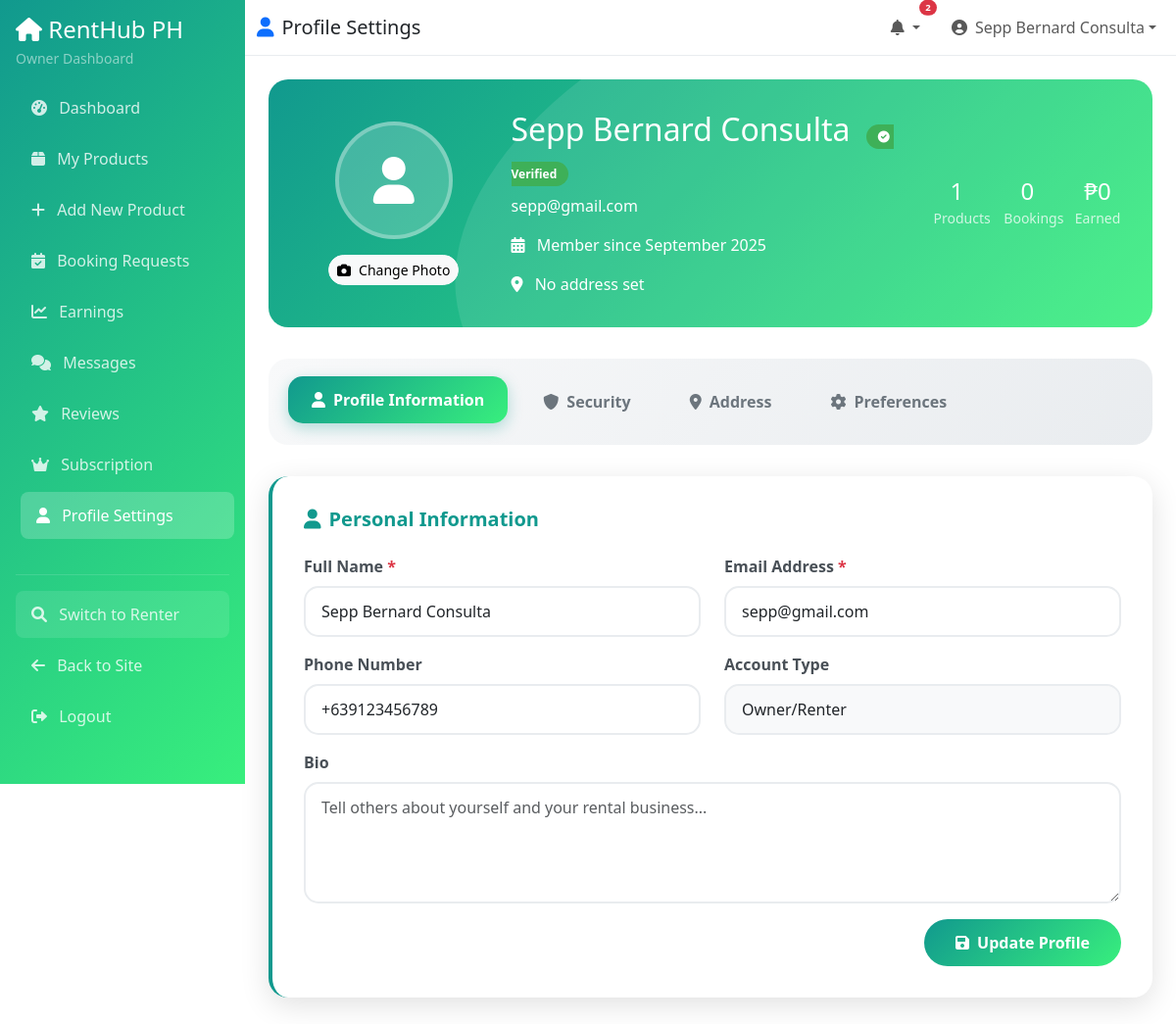
The app's page /owner/profile.php (signed in) with its own data.
### tables this page shows
CREATE TABLE `user_accounts` (
  `UserID` int(11) NOT NULL,
  `User_Name` varchar(255) NOT NULL,
  `User_Email` varchar(255) NOT NULL,
  `User_Password` varchar(255) NOT NULL,
  `User_Phone` varchar(20) DEFAULT NULL,
  `User_Role` int(11) DEFAULT NULL,
  `User_CreatedAt` timestamp NOT NULL DEFAULT current_timestamp(),
  `User_UpdatedAt` timestamp NOT NULL DEFAULT current_timestamp() ON UPDATE current_timestamp(),
  `User_Photo` varchar(255) DEFAULT NULL,
  `User_IsVerified` tinyint(1) DEFAULT 0,
  `User_Status` varchar(50) DEFAULT 'Active',
  `User_Birthdate` date DEFAULT NULL,
  `User_Gender` varchar(20) DEFAULT NULL,
  `User_Bio` text DEFAULT NULL
);

### owner/profile.php (the view, shortened to what this page needs)
<?php
$database = new Database();
$conn = $database->getConnection();
$user_id = $_SESSION['user_id'];
$query = "SELECT * FROM user_accounts WHERE UserID = ?";
$stmt = $conn->prepare($query);
$stmt->bindParam(1, $user_id);
$stmt->execute();
$user_profile = $stmt->fetch(PDO::FETCH_ASSOC);
$query = "SELECT * FROM user_addresses WHERE UserID = ? ORDER BY UA_IsDefault DESC, AddressID DESC LIMIT 1";
$stmt = $conn->prepare($query);
$stmt->bindParam(1, $user_id);
$stmt->execute();
$user_address = $stmt->fetch(PDO::FETCH_ASSOC);
$stats = [];
$query = "SELECT COUNT(*) as total FROM products WHERE OwnerID = ? AND Prod_Status = 'Active'";
$stmt = $conn->prepare($query);
$stmt->bindParam(1, $user_id);
$stmt->execute();
$stats['total_products'] = $stmt->fetch(PDO::FETCH_ASSOC)['total'];
$query = "SELECT COUNT(*) as total FROM bookings b JOIN products p ON b.ProductID = p.ProductID WHERE p.OwnerID = ?";
$stmt = $conn->prepare($query);
$stmt->bindParam(1, $user_id);
$stmt->execute();
$stats['total_bookings'] = $stmt->fetch(PDO::FETCH_ASSOC)['total'];
$query = "SELECT SUM(b.Book_TotalAmount) as total FROM bookings b JOIN products p ON b.ProductID = p.ProductID WHERE p.OwnerID = ? AND b.Book_Status = 'Completed'";
$stmt = $conn->prepare($query);
$stmt->bindParam(1, $user_id);
$stmt->execute();
$stats['total_earnings'] = $stmt->fetch(PDO::FETCH_ASSOC)['total'] ?? 0;
$stats['member_since'] = date('F Y', strtotime($user_profile['User_CreatedAt']));
?>
<!DOCTYPE html>
<html lang="en">
<head>
    <link href="https://cdn.jsdelivr.net/npm/bootstrap@5.3.0/dist/css/bootstrap.min.css" rel="stylesheet">
    <link href="https://cdnjs.cloudflare.com/ajax/libs/font-awesome/6.0.0/css/all.min.css" rel="stylesheet">
</head>
<body>
    <nav class="sidebar">
        <div class="p-3">
            <h4 class="text-white mb-1">
                <i class="fas fa-home"></i> RentHub PH
            </h4>
            <p class="text-white-50 small mb-0">Owner Dashboard</p>
        </div>
        <div class="px-3 pb-3">
            <ul class="nav flex-column">
                <li class="nav-item">
                    <a class="nav-link" href="dashboard.php">
                        <i class="fas fa-tachometer-alt me-2"></i> Dashboard
                    </a>
                </li>
                <li class="nav-item">
                    <a class="nav-link" href="products.php">
                        <i class="fas fa-box me-2"></i> My Products
                    </a>
                </li>
                <li class="nav-item">
                    <a class="nav-link" href="add-product.php">
                        <i class="fas fa-plus me-2"></i> Add New Product
                    </a>
                </li>
                <li class="nav-item">
                    <a class="nav-link" href="bookings.php">
                        <i class="fas fa-calendar-check me-2"></i> Booking Requests
                    </a>
                </li>
                <li class="nav-item">
                    <a class="nav-link" href="earnings.php">
                        <i class="fas fa-chart-line me-2"></i> Earnings
                    </a>
                </li>
                <li class="nav-item">
                    <a class="nav-link" href="messages.php">
                        <i class="fas fa-comments me-2"></i> Messages
                    </a>
                </li>
                <li class="nav-item">
                    <a class="nav-link" href="reviews.php">
                        <i class="fas fa-star me-2"></i> Reviews
                    </a>
                </li>
                <li class="nav-item">
                    <a class="nav-link" href="subscription.php">
                        <i class="fas fa-crown me-2"></i> Subscription
                    </a>
                </li>
                <li class="nav-item">
                    <a class="nav-link active" href="profile.php">
                        <i class="fas fa-user me-2"></i> Profile Settings
                    </a>
                </li>
                <li class="nav-item mt-3">
                    <hr class="text-white-50">
                </li>
                <li class="nav-item">
                    <a class="nav-link" href="../renter/dashboard.php" style="background-color: rgba(255,255,255,0.1);">
                        <i class="fas fa-search me-2"></i> Switch to Renter
                    </a>
                </li>
                <li class="nav-item">
                    <a class="nav-link" href="../index.php">
                        <i class="fas fa-arrow-left me-2"></i> Back to Site
                    </a>
                </li>
                <li class="nav-item">
                    <a class="nav-link" href="../logout.php">
                        <i class="fas fa-sign-out-alt me-2"></i> Logout
                    </a>
                </li>
            </ul>
        </div>
    </nav>
    <div class="main-content">
        <nav class="navbar navbar-expand-lg navbar-light sticky-top">
            <div class="container-fluid">
                <div class="d-flex align-items-center">
                    <h5 class="mb-0">
                        <i class="fas fa-user text-primary me-2"></i>Profile Settings
                    </h5>
                </div>
                <div class="navbar-nav ms-auto d-flex flex-row">
                    <div class="nav-item dropdown me-3">
                        <a class="nav-link dropdown-toggle position-relative" href="#" role="button" data-bs-toggle="dropdown">
                            <i class="fas fa-bell"></i>
                            <span class="position-absolute top-0 start-100 translate-middle badge rounded-pill bg-danger" style="font-size: 0.6rem;">
                                2
                            </span>
                        </a>
                    </div>
                    <div class="nav-item dropdown">
                        <a class="nav-link dropdown-toggle d-flex align-items-center" href="#" role="button" data-bs-toggle="dropdown">
                            <i class="fas fa-user-circle me-2"></i> <?php echo $_SESSION['user_name']; ?>
                        </a>
                    </div>
                </div>
            </div>
        </nav>
        <div class="container-fluid p-4">
            <div class="profile-header">
                <div class="row align-items-center">
                    <div class="col-md-3 text-center">
                        <div class="profile-avatar mx-auto">
                            <i class="fas fa-user"></i>
                        </div>
                        <button class="btn btn-light btn-sm" style="border-radius: 20px;">
                            <i class="fas fa-camera me-2"></i>Change Photo
                        </button>
                    </div>
                    <div class="col-md-6">
                        <h2 class="mb-2"><?php echo htmlspecialchars($user_profile['User_Name']); ?>
                            <span class="verification-badge">
                                <i class="fas fa-check-circle me-1"></i>Verified
                            </span>
                        </h2>
                        <p class="mb-3 opacity-90"><?php echo htmlspecialchars($user_profile['User_Email']); ?></p>
                        <div class="d-flex flex-wrap gap-3">
                            <div>
                                <i class="fas fa-calendar-alt me-2"></i>
                                <span>Member since <?php echo $stats['member_since']; ?></span>
                            </div>
                            <div>
                                <i class="fas fa-map-marker-alt me-2"></i>
                                <span><?php echo $user_address ? htmlspecialchars($user_address['UA_City'] . ', ' . $user_address['UA_Province']) : 'No address set'; ?></span>
                            </div>
                        </div>
                    </div>
                    <div class="col-md-3">
                        <div class="row">
                            <div class="col-4 text-center">
                                <h4 class="mb-0"><?php echo $stats['total_products']; ?></h4>
                                <small class="opacity-75">Products</small>
                            </div>
                            <div class="col-4 text-center">
                                <h4 class="mb-0"><?php echo $stats['total_bookings']; ?></h4>
                                <small class="opacity-75">Bookings</small>
                            </div>
                            <div class="col-4 text-center">
                                <h4 class="mb-0">₱<?php echo number_format($stats['total_earnings'], 0); ?></h4>
                                <small class="opacity-75">Earned</small>
                            </div>
                        </div>
                    </div>
                </div>
            </div>
            <div class="profile-tabs">
                <button class="tab-btn active" onclick="showTab('profile')" id="profileTab">
                    <i class="fas fa-user me-2"></i>Profile Information
                </button>
                <button class="tab-btn" onclick="showTab('security')" id="securityTab">
                    <i class="fas fa-shield-alt me-2"></i>Security
                </button>
                <button class="tab-btn" onclick="showTab('address')" id="addressTab">
                    <i class="fas fa-map-marker-alt me-2"></i>Address
                </button>
                <button class="tab-btn" onclick="showTab('preferences')" id="preferencesTab">
                    <i class="fas fa-cog me-2"></i>Preferences
                </button>
            </div>
            <div id="profileContent" class="tab-content">
                <div class="form-section">
                    <h5><i class="fas fa-user me-2"></i>Personal Information</h5>
                    <form method="POST">
                        <div class="row">
                            <div class="col-md-6 mb-3">
                                <label for="user_name" class="form-label">
                                    Full Name <span class="text-danger">*</span>
                                </label>
                                <input type="text" class="form-control" id="user_name" name="user_name"
                                       value="<?php echo htmlspecialchars($user_profile['User_Name']); ?>" required>
                            </div>
                            <div class="col-md-6 mb-3">
                                <label for="user_email" class="form-label">
                                    Email Address <span class="text-danger">*</span>
                                </label>
                                <input type="email" class="form-control" id="user_email" name="user_email"
                                       value="<?php echo htmlspecialchars($user_profile['User_Email']); ?>" required>
                            </div>
                        </div>
                        <div class="row">
                            <div class="col-md-6 mb-3">
                                <label for="user_phone" class="form-label">Phone Number</label>
                                <input type="tel" class="form-control" id="user_phone" name="user_phone"
                                       value="<?php echo htmlspecialchars($user_profile['User_Phone'] ?? ''); ?>"
                                       placeholder="+63 9XX XXX XXXX">
                            </div>
                            <div class="col-md-6 mb-3">
                                <label for="user_role" class="form-label">Account Type</label>
                                <input type="text" class="form-control" value="Owner/Renter" readonly style="background-color: #f8f9fa;">
                            </div>
                        </div>
                        <div class="mb-3">
                            <label for="user_bio" class="form-label">Bio</label>
                            <textarea class="form-control" id="user_bio" name="user_bio" rows="4"
                                      placeholder="Tell others about yourself and your rental business..."><?php echo htmlspecialchars($user_profile['User_Bio'] ?? ''); ?></textarea>
                        </div>
                        <div class="d-flex justify-content-end">
                            <button type="submit" name="update_profile" class="btn btn-update">
                                <i class="fas fa-save me-2"></i>Update Profile
                            </button>
                        </div>
                    </form>
                </div>
            </div>
        </div>
    </div>
</body>
</html>

### owner/profile.php (style rules this page uses)
:root { --primary-gradient: linear-gradient(135deg, #11998e 0%, #38ef7d 100%); --secondary-gradient: linear-gradient(135deg, #667eea 0%, #764ba2 100%); --accent-gradient: linear-gradient(135deg, #f093fb 0%, #f5576c 100%); --info-gradient: linear-gradient(135deg, #4facfe 0%, #00f2fe 100%); --warning-gradient: linear-gradient(135deg, #f6d365 0%, #fda085 100%); --sidebar-width: 250px; }
.sidebar { min-height: 100vh; background: var(--primary-gradient); width: var(--sidebar-width); position: fixed; top: 0; left: 0; z-index: 1000; transition: all 0.3s ease; }
.sidebar .nav-link { color: rgba(255,255,255,0.8); padding: 0.75rem 1rem; border-radius: 0.5rem; margin-bottom: 0.25rem; transition: all 0.3s ease; }
.sidebar .nav-link:hover, .sidebar .nav-link.active { color: #fff; background-color: rgba(255,255,255,0.2); transform: translateX(5px); }
.main-content { margin-left: var(--sidebar-width); transition: margin-left 0.3s ease; }
.profile-header { background: var(--primary-gradient); color: white; border-radius: 20px; padding: 2rem; margin-bottom: 2rem; position: relative; overflow: hidden; }
.profile-header::before { content: ''; position: absolute; top: -50%; right: -20%; width: 100%; height: 200%; background: rgba(255,255,255,0.1); border-radius: 50%; transform: rotate(-15deg); }
.profile-avatar { width: 120px; height: 120px; border-radius: 50%; background: rgba(255,255,255,0.2); display: flex; align-items: center; justify-content: center; font-size: 3rem; color: white; border: 4px solid rgba(255,255,255,0.3); margin-bottom: 1rem; position: relative; z-index: 2; }
.form-section { background: white; border-radius: 20px; padding: 2rem; margin-bottom: 2rem; box-shadow: 0 8px 30px rgba(0,0,0,0.12); border-left: 4px solid #11998e; }
.form-section h5 { color: #11998e; font-weight: 600; margin-bottom: 1.5rem; }
.form-control, .form-select { border-radius: 15px; border: 2px solid #e9ecef; padding: 0.75rem 1rem; transition: all 0.3s ease; }
.form-label { font-weight: 600; color: #495057; margin-bottom: 0.5rem; }
.btn-update { background: var(--primary-gradient); border: none; border-radius: 25px; padding: 0.75rem 2rem; font-weight: 600; color: white; transition: all 0.3s ease; }
.navbar { border-bottom: 1px solid #e9ecef; background: rgba(255,255,255,0.95) !important; backdrop-filter: blur(10px); }
.profile-tabs { background: linear-gradient(135deg, #f8f9fa 0%, #e9ecef 100%); border-radius: 20px; padding: 1rem; margin-bottom: 2rem; }
.tab-btn { background: transparent; border: none; border-radius: 15px; padding: 0.75rem 1.5rem; font-weight: 600; color: #6c757d; transition: all 0.3s ease; margin: 0.25rem; }
.tab-btn.active { background: var(--primary-gradient); color: white; transform: translateY(-2px); box-shadow: 0 5px 15px rgba(17, 153, 142, 0.3); }
.verification-badge { background: #28a745; color: white; border-radius: 20px; padding: 0.25rem 0.75rem; font-size: 0.75rem; font-weight: 600; margin-left: 0.5rem; }

### records on screen
user_accounts: User_Name "Sepp Bernard Consulta", User_Email "sepp@gmail.com", user_name "Sepp Bernard Consulta", user_email "sepp@gmail.com", user_phone "+639123456789"

### other values on screen
$_SESSION['user_name'] "Sepp Bernard Consulta"
$stats['member_since'] "September 2025"
$stats['total_products'] "1"
$stats['total_bookings'] "0"
$stats['total_earnings'] "0"
